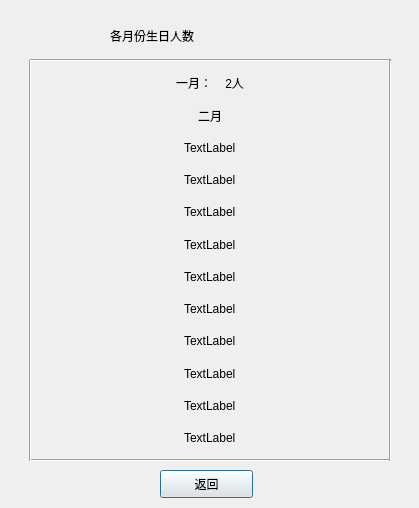
<?xml version="1.0" encoding="UTF-8"?>
<ui version="4.0">
 <class>CountBirthDlg</class>
 <widget class="QDialog" name="CountBirthDlg">
  <property name="geometry">
   <rect>
    <x>0</x>
    <y>0</y>
    <width>419</width>
    <height>508</height>
   </rect>
  </property>
  <property name="windowTitle">
   <string>Dialog</string>
  </property>
  <widget class="QLabel" name="label">
   <property name="geometry">
    <rect>
     <x>110</x>
     <y>20</y>
     <width>211</width>
     <height>31</height>
    </rect>
   </property>
   <property name="styleSheet">
    <string notr="true">font: 18pt &quot;张海山锐线体简&quot;;</string>
   </property>
   <property name="text">
    <string>各月份生日人数</string>
   </property>
  </widget>
  <widget class="Line" name="line_2">
   <property name="geometry">
    <rect>
     <x>30</x>
     <y>450</y>
     <width>361</width>
     <height>20</height>
    </rect>
   </property>
   <property name="styleSheet">
    <string notr="true">font: 12pt &quot;Agency FB&quot;;</string>
   </property>
   <property name="orientation">
    <enum>Qt::Horizontal</enum>
   </property>
  </widget>
  <widget class="Line" name="line_3">
   <property name="geometry">
    <rect>
     <x>20</x>
     <y>60</y>
     <width>20</width>
     <height>401</height>
    </rect>
   </property>
   <property name="orientation">
    <enum>Qt::Vertical</enum>
   </property>
  </widget>
  <widget class="Line" name="line">
   <property name="geometry">
    <rect>
     <x>30</x>
     <y>50</y>
     <width>361</width>
     <height>20</height>
    </rect>
   </property>
   <property name="styleSheet">
    <string notr="true">font: 12pt &quot;Agency FB&quot;;</string>
   </property>
   <property name="orientation">
    <enum>Qt::Horizontal</enum>
   </property>
  </widget>
  <widget class="Line" name="line_4">
   <property name="geometry">
    <rect>
     <x>380</x>
     <y>60</y>
     <width>20</width>
     <height>401</height>
    </rect>
   </property>
   <property name="orientation">
    <enum>Qt::Vertical</enum>
   </property>
  </widget>
  <widget class="QWidget" name="verticalLayoutWidget">
   <property name="geometry">
    <rect>
     <x>40</x>
     <y>70</y>
     <width>341</width>
     <height>381</height>
    </rect>
   </property>
   <layout class="QVBoxLayout" name="verticalLayout">
    <item alignment="Qt::AlignHCenter">
     <widget class="QLabel" name="label_1">
      <property name="styleSheet">
       <string notr="true">font: 12pt &quot;宋体&quot;;</string>
      </property>
      <property name="text">
       <string>一月：    2人</string>
      </property>
     </widget>
    </item>
    <item alignment="Qt::AlignHCenter">
     <widget class="QLabel" name="label_2">
      <property name="styleSheet">
       <string notr="true">font: 12pt &quot;宋体&quot;;</string>
      </property>
      <property name="text">
       <string>二月</string>
      </property>
     </widget>
    </item>
    <item alignment="Qt::AlignHCenter">
     <widget class="QLabel" name="label_3">
      <property name="styleSheet">
       <string notr="true">font: 12pt &quot;宋体&quot;;</string>
      </property>
      <property name="text">
       <string>TextLabel</string>
      </property>
     </widget>
    </item>
    <item alignment="Qt::AlignHCenter">
     <widget class="QLabel" name="label_4">
      <property name="styleSheet">
       <string notr="true">font: 12pt &quot;宋体&quot;;</string>
      </property>
      <property name="text">
       <string>TextLabel</string>
      </property>
     </widget>
    </item>
    <item alignment="Qt::AlignHCenter">
     <widget class="QLabel" name="label_5">
      <property name="styleSheet">
       <string notr="true">font: 12pt &quot;宋体&quot;;</string>
      </property>
      <property name="text">
       <string>TextLabel</string>
      </property>
     </widget>
    </item>
    <item alignment="Qt::AlignHCenter">
     <widget class="QLabel" name="label_6">
      <property name="styleSheet">
       <string notr="true">font: 12pt &quot;宋体&quot;;</string>
      </property>
      <property name="text">
       <string>TextLabel</string>
      </property>
     </widget>
    </item>
    <item alignment="Qt::AlignHCenter">
     <widget class="QLabel" name="label_7">
      <property name="styleSheet">
       <string notr="true">font: 12pt &quot;宋体&quot;;</string>
      </property>
      <property name="text">
       <string>TextLabel</string>
      </property>
     </widget>
    </item>
    <item alignment="Qt::AlignHCenter">
     <widget class="QLabel" name="label_8">
      <property name="styleSheet">
       <string notr="true">font: 12pt &quot;宋体&quot;;</string>
      </property>
      <property name="text">
       <string>TextLabel</string>
      </property>
     </widget>
    </item>
    <item alignment="Qt::AlignHCenter">
     <widget class="QLabel" name="label_9">
      <property name="styleSheet">
       <string notr="true">font: 12pt &quot;宋体&quot;;</string>
      </property>
      <property name="text">
       <string>TextLabel</string>
      </property>
     </widget>
    </item>
    <item alignment="Qt::AlignHCenter">
     <widget class="QLabel" name="label_10">
      <property name="styleSheet">
       <string notr="true">font: 12pt &quot;宋体&quot;;</string>
      </property>
      <property name="text">
       <string>TextLabel</string>
      </property>
     </widget>
    </item>
    <item alignment="Qt::AlignHCenter">
     <widget class="QLabel" name="label_11">
      <property name="styleSheet">
       <string notr="true">font: 12pt &quot;宋体&quot;;</string>
      </property>
      <property name="text">
       <string>TextLabel</string>
      </property>
     </widget>
    </item>
    <item alignment="Qt::AlignHCenter">
     <widget class="QLabel" name="label_12">
      <property name="styleSheet">
       <string notr="true">font: 12pt &quot;宋体&quot;;</string>
      </property>
      <property name="text">
       <string>TextLabel</string>
      </property>
     </widget>
    </item>
   </layout>
  </widget>
  <widget class="QPushButton" name="cancelBtn">
   <property name="geometry">
    <rect>
     <x>160</x>
     <y>470</y>
     <width>93</width>
     <height>28</height>
    </rect>
   </property>
   <property name="text">
    <string>返回</string>
   </property>
  </widget>
 </widget>
 <resources/>
 <connections>
  <connection>
   <sender>cancelBtn</sender>
   <signal>clicked()</signal>
   <receiver>CountBirthDlg</receiver>
   <slot>reject()</slot>
   <hints>
    <hint type="sourcelabel">
     <x>206</x>
     <y>483</y>
    </hint>
    <hint type="destinationlabel">
     <x>209</x>
     <y>253</y>
    </hint>
   </hints>
  </connection>
 </connections>
</ui>
